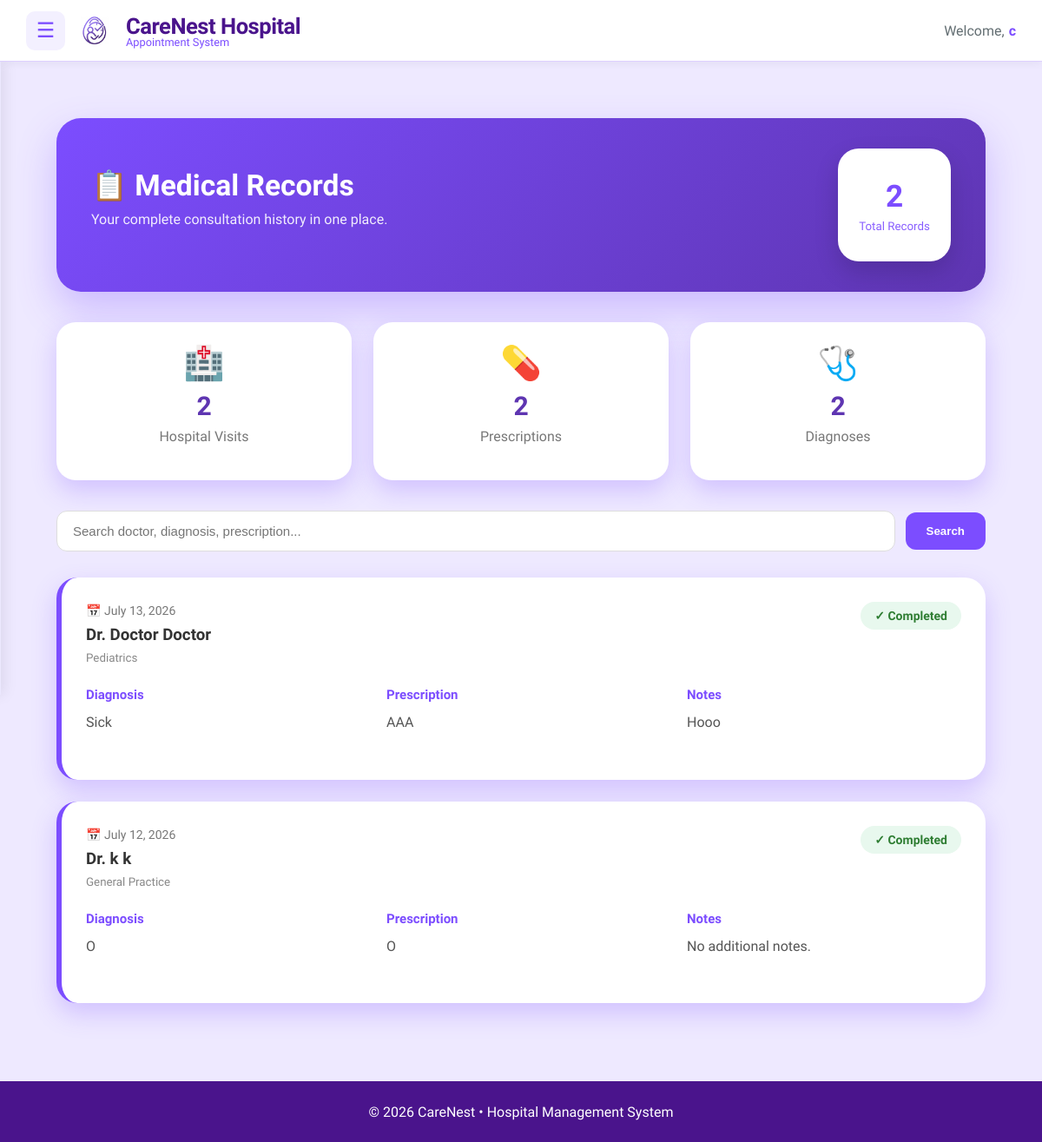
The app's page /patient/medical_records (signed in), older data.
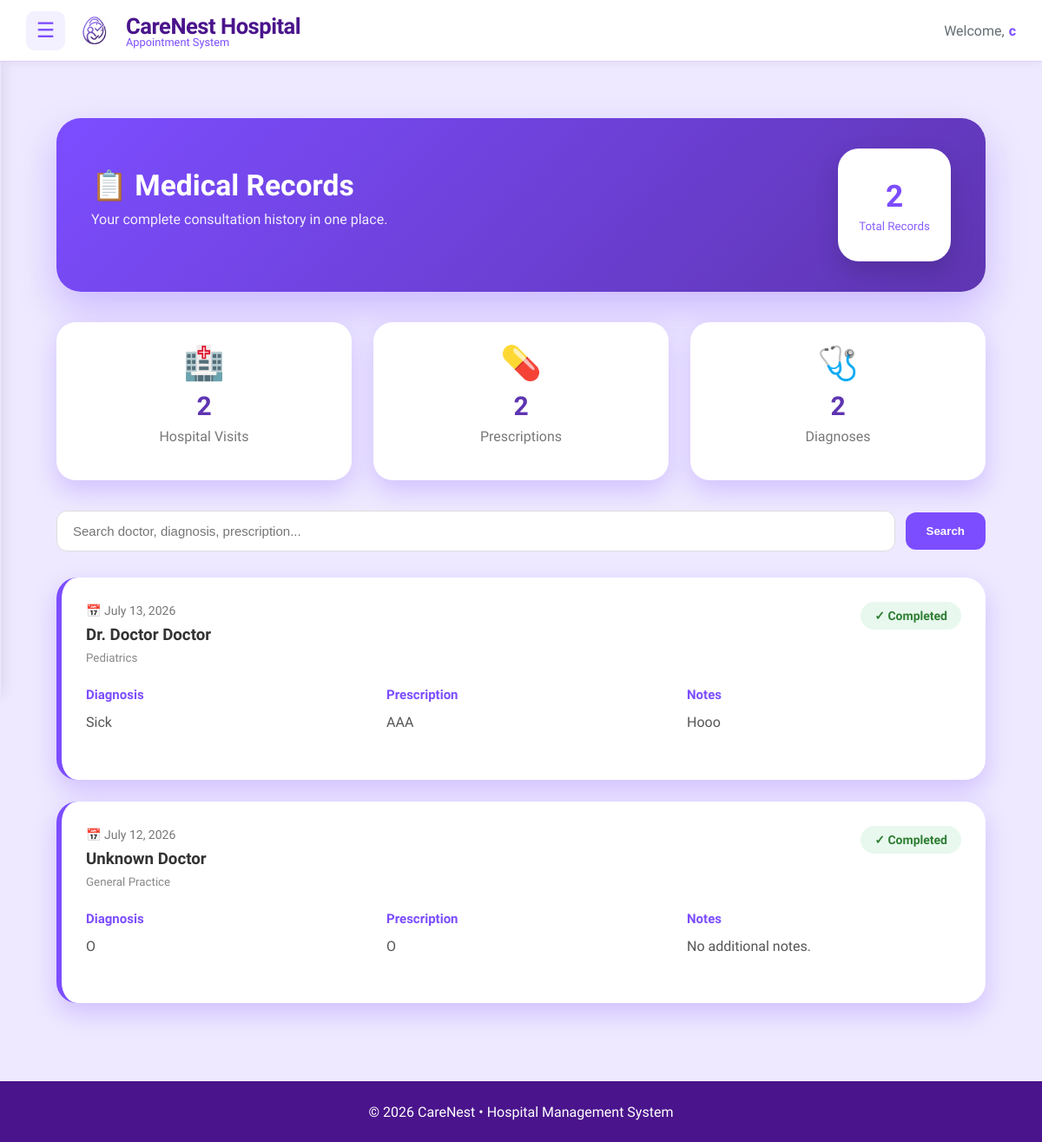
The same page, newer data.
### main/models.py (models this page shows, shortened)
class MedicalRecord(models.Model):
    appointment = models.OneToOneField(
        Appointment,
        on_delete=models.CASCADE,
        related_name="medical_record",
        null=True,
        blank=True
    )
    patient = models.ForeignKey(
        Patient,
        on_delete=models.CASCADE,
        related_name="medical_records"
    )
    doctor = models.ForeignKey(
        Doctor,
        on_delete=models.SET_NULL,
        null=True,
        related_name="created_records"
    )
    diagnosis = models.TextField()
    prescription = models.TextField()
    notes = models.TextField(
        blank=True,
        null=True,
        help_text="Additional notes or doctor's remarks"
    )
    visit_date = models.DateField(auto_now_add=True)

class Doctor(models.Model):
    SPECIALIZATION_CHOICES = [
        ('Cardiology', 'Cardiology'),
        ('Dermatology', 'Dermatology'),
        ('Neurology', 'Neurology'),
        ('Pediatrics', 'Pediatrics'),
        ('Orthopedics', 'Orthopedics'),
        ('General Practice', 'General Practice'),
    ]
    SEX_CHOICES = [
        ('Male', 'Male'),
        ('Female', 'Female'),
        ('Other', 'Other'),
    ]
    user = models.OneToOneField(User, on_delete=models.CASCADE, related_name='doctor_profile')
    first_name = models.CharField(max_length=50, default="Unknown")
    middle_name = models.CharField(max_length=50, blank=True, null=True)
    last_name = models.CharField(max_length=50, default="Unknown")
    date_of_birth = models.DateField(blank=True, null=True)
    sex = models.CharField(
        max_length=10,
        choices=SEX_CHOICES,
        default='Male'
    )
    address = models.TextField(blank=True)
    specialization = models.CharField(
        max_length=50,
        choices=SPECIALIZATION_CHOICES,
        default='General Practice'
    )
    license_number = models.CharField(max_length=50, unique=True)
    contact_number = models.CharField(max_length=15)
    profile_picture = models.ImageField(
        upload_to=user_directory_path,
        default='default.jpg',
        blank=True,
        null=True
    )

### main/views.py (the view, shortened to what this page needs)
# urls.py: path( "patient/medical_records",views.patient_medical_record,name="patient_medical_record"),
@login_required
def patient_medical_record(request):
    patient = request.user.patient_profile
    records = MedicalRecord.objects.filter(
        patient=patient
    ).select_related(
        "doctor",
        "doctor__user"
    ).order_by("-visit_date")
    search = request.GET.get("search")
    context = {
        "records": records,
        "total_records": records.count(),
    }
    return render(
        request,
        "patients/medical_records/medical_record_list.html",
        context,
    )

### main/templates/patients/medical_records/medical_record_list.html (shortened to what this page needs)
{% extends "includes/dashboard_base.html" %}
{% load static %}
{% block content %}
{% block extra_css %}
<link rel="stylesheet" href="{% static 'css/patient_medical_record.css' %}">
{% endblock %}
<div class="records-page">
    <div class="records-header-card">
        <div class="records-header">
            <div>
                <h1>📋 Medical Records</h1>
                <p>Your complete consultation history in one place.</p>
            </div>
            <div class="records-count">
                <span>{{ total_records }}</span>
                <small>Total Records</small>
            </div>
        </div>
    </div>
    <div class="summary-grid">
        <div class="summary-card">
            <div class="icon">🏥</div>
            <h2>{{ total_records }}</h2>
            <p>Hospital Visits</p>
        </div>
        <div class="summary-card">
            <div class="icon">💊</div>
            <h2>{{ total_records }}</h2>
            <p>Prescriptions</p>
        </div>
        <div class="summary-card">
            <div class="icon">🩺</div>
            <h2>{{ total_records }}</h2>
            <p>Diagnoses</p>
        </div>
    </div>
   <div class="search-bar">
    <form method="GET" class="search-form">
        <input
            type="text"
            name="search"
            value="{{ request.GET.search }}"
            placeholder="Search doctor, diagnosis, prescription..."
        >
        <button type="submit" class="search-btn">
            Search
        </button>
    </form>
</div>
    {% for record in records %}
    <div class="record-card">
        <div class="record-top">
            <div>
                <span class="date">
                    📅 {{ record.visit_date|date:"F j, Y" }}
                </span>
                <h3>
                    {% if record.doctor %}
                        Dr. {{ record.doctor.user.get_full_name }}
                    {% else %}
                        Unknown Doctor
                    {% endif %}
                </h3>
                <small>
                    {% if record.doctor %}
                        {{ record.doctor.specialization }}
                    {% else %}
                        General Practice
                    {% endif %}
                </small>
            </div>
            <span class="status">
                ✓ Completed
            </span>
        </div>
        <div class="record-body">
            <div>
                <h4>Diagnosis</h4>
                <p>
                    {{ record.diagnosis }}
                </p>
            </div>
            <div>
                <h4>Prescription</h4>
                <p>
                    {{ record.prescription }}
                </p>
            </div>
            <div>
                <h4>Notes</h4>
                <p>
                    {{ record.notes|default:"No additional notes." }}
                </p>
            </div>
        </div>
    </div>
    {% endfor %}
</div>
{% endblock %}

Row changes from the older to the newer data that the page shows:
changed MedicalRecord "No additional notes.": doctor.user.get_full_name "k k" → (not shown); doctor.specialization "General Practice" → (not shown); doctor_id "Dr." → "Unknown Doctor General Practice"
